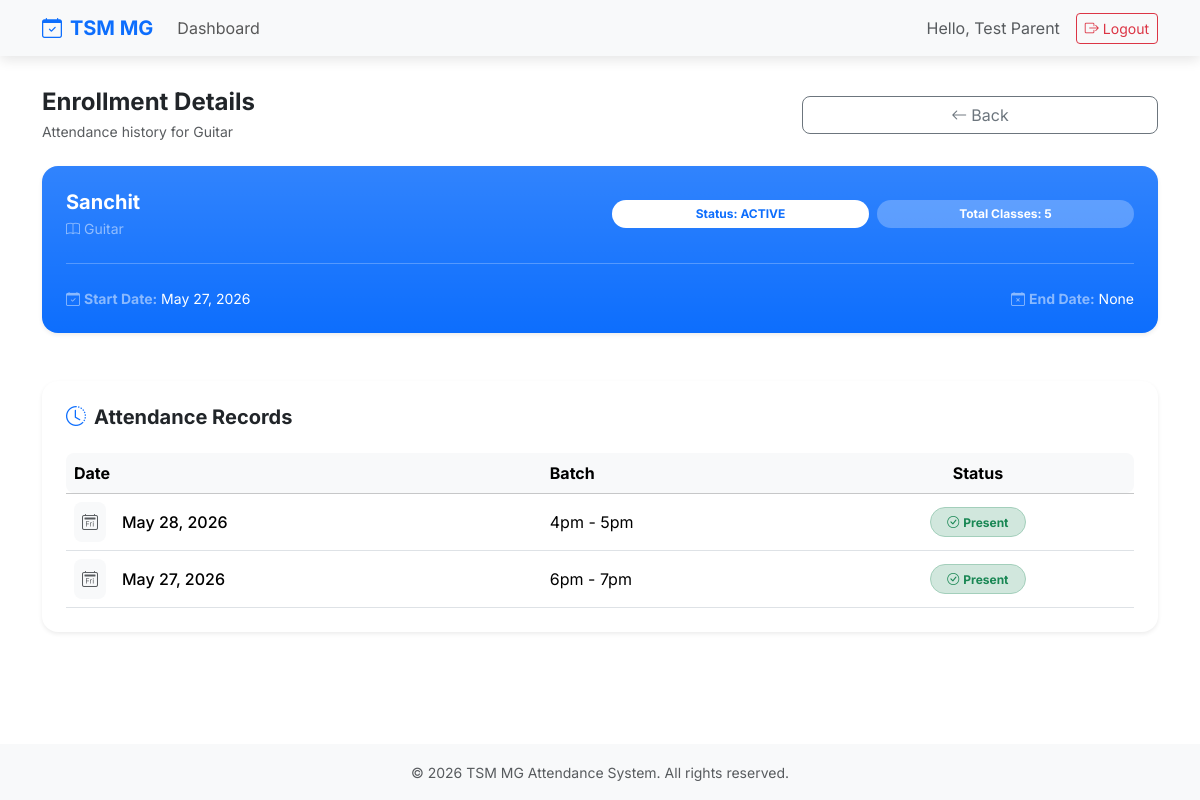
The page /students/5/enrollments/6/ (signed in) on the database its author committed.
### accounts/models.py (models this page shows, shortened)
class User(AbstractBaseUser, PermissionsMixin):
    phone = models.CharField(max_length=20, unique=True)
    name = models.CharField(max_length=100, blank=True)
    role = models.CharField(
        max_length=20, choices=UserRole.choices, default=UserRole.STUDENT
    )
    is_active = models.BooleanField(default=True)
    is_staff = models.BooleanField(default=False)
    objects = UserManager()
    USERNAME_FIELD = "phone"

### enrollments/models.py (models this page shows, shortened)
class Enrollment(models.Model):
    student = models.ForeignKey(
        "students.Student",
        on_delete=models.CASCADE,
        related_name="enrollments",
    )
    subject = models.ForeignKey(
        "classes.Subject",
        on_delete=models.CASCADE,
        related_name="enrollments",
    )
    start_date = models.DateField(
        null=True,
        blank=True,
    )
    end_date = models.DateField(
        null=True,
        blank=True,
    )
    status = models.CharField(
        max_length=20,
        choices=EnrollmentStatus.choices,
        default=EnrollmentStatus.ACTIVE,
    )
    total_classes = models.PositiveIntegerField(
        default=0,
    )
    created_at = models.DateTimeField(
        auto_now_add=True,
    )
    class Meta:
        constraints = [
            models.UniqueConstraint(
                fields=["student", "subject"],
                name="unique_student_subject",
            )
        ]

### classes/models.py (models this page shows)
class Subject(models.Model):
    name = models.CharField(
        max_length=255,
    )
    def __str__(self):
        return self.name

### students/models.py (models this page shows, shortened)
class Student(models.Model):
    name = models.CharField(
        max_length=255,
    )
    date_of_birth = models.DateField()
    user = models.ForeignKey(
        "accounts.User",
        on_delete=models.CASCADE,
        related_name="students",
    )

### attendance/models.py (models this page shows, shortened)
class Attendance(models.Model):
    enrollment = models.ForeignKey(
        "enrollments.Enrollment",
        on_delete=models.CASCADE,
        related_name="attendances",
    )
    attendance_date = models.DateField()
    attendance_batch = models.CharField(
        max_length=20,
        choices=BatchChoices.choices,
        default=BatchChoices.BATCH_5PM_6PM,
    )
    is_present = models.BooleanField(
        default=True,
    )
    created_at = models.DateTimeField(
        auto_now_add=True,
    )
    class Meta:
        constraints = [
            models.UniqueConstraint(
                fields=["enrollment", "attendance_date", "attendance_batch"],
                name="unique_enrollment_date_batch",
            )
        ]
        ordering = ["attendance_date"]

### students/views.py (the view)
@user_passes_test(is_student)
def enrollment_detail(request, student_id, enrollment_id):
    student = get_object_or_404(Student, id=student_id, user=request.user)
    enrollment = get_object_or_404(student.enrollments.all(), id=enrollment_id)
    attendance_records = enrollment.attendances.all().order_by("-attendance_date")
    context = {
        "student": student,
        "enrollment": enrollment,
        "attendance_records": attendance_records,
    }
    return render(request, "students/enrollments_details.html", context)

### students/views.py (called while the page is built)
def is_student(user):
    return user.is_authenticated and user.role == "STUDENT"

### students/templates/students/enrollments_details.html (shortened to what this page needs)
{% extends "base.html" %}
{% block content %}
{% if user.is_authenticated %}
<div class="row mb-3 mb-md-4 align-items-center text-center text-md-start">
  <div class="col-12 col-md-8 mb-3 mb-md-0">
    <h2 class="fw-bold mb-1 fs-4 fs-md-2">Enrollment Details</h2>
    <p class="text-muted mb-0 small small-md-auto">Attendance history for {{ enrollment.subject }}</p>
  </div>
  <div class="col-12 col-md-4 text-center text-md-end">
    <a href="{% url 'student_enrollments' enrollment.student.id %}" class="btn btn-outline-secondary rounded-3 w-100 w-md-auto">
      <i class="bi bi-arrow-left me-1"></i>Back
    </a>
  </div>
</div>
<div class="card border-0 shadow-sm rounded-4 mb-4 mb-md-5 bg-primary bg-gradient text-white">
  <div class="card-body p-3 p-md-4">
    <div class="row align-items-center text-center text-md-start">
      <div class="col-12 col-md-6 mb-3 mb-md-0">
        <h4 class="fw-bold mb-1 fs-5 fs-md-4">{{ enrollment.student.name }}</h4>
        <p class="mb-0 text-white-50 small"><i class="bi bi-book me-1"></i>{{ enrollment.subject }}</p>
      </div>
      <div class="col-12 col-md-6">
        <div class="d-flex flex-column flex-sm-row gap-2 justify-content-center justify-content-md-end">
          <span class="badge bg-white text-primary rounded-pill px-3 py-2 w-100 w-sm-auto">
            Status: {{ enrollment.status }}
          </span>
          <span class="badge bg-white bg-opacity-25 rounded-pill px-3 py-2 w-100 w-sm-auto">
            Total Classes: {{ enrollment.total_classes }}
          </span>
        </div>
      </div>
    </div>
    <hr class="border-white opacity-25 my-4">
    <div class="row text-white-50 small">
      <div class="col-md-6">
        <i class="bi bi-calendar-check me-1"></i><strong>Start Date:</strong> <span class="text-white">{{ enrollment.start_date }}</span>
      </div>
      <div class="col-md-6 text-md-end mt-2 mt-md-0">
        <i class="bi bi-calendar-x me-1"></i><strong>End Date:</strong> <span class="text-white">{{ enrollment.end_date }}</span>
      </div>
    </div>
  </div>
</div>
<div class="card border-0 shadow-sm rounded-4">
  <div class="card-body p-4">
    <h5 class="fw-bold mb-4"><i class="bi bi-clock-history me-2 text-primary"></i>Attendance Records</h5>
    {% if attendance_records %}
    <div class="table-responsive">
      <table class="table table-hover align-middle mb-0">
        <thead class="table-light">
          <tr>
            <th class="rounded-start-3">Date</th>
            <th>Batch</th>
            <th class="rounded-end-3 text-center">Status</th>
          </tr>
        </thead>
        <tbody>
          {% for record in attendance_records %}
          <tr>
            <td>
              <div class="d-flex align-items-center">
                <div class="bg-body-tertiary p-2 rounded-3 me-3 text-muted">
                  <i class="bi bi-calendar2-day"></i>
                </div>
                <span class="fw-medium">{{ record.attendance_date }}</span>
              </div>
            </td>
            <td>{{ record.attendance_batch }}</td>
            <td class="text-center">
              {% if record.is_present %}
              <span class="badge bg-success-subtle text-success border border-success-subtle px-3 py-2 rounded-pill">
                <i class="bi bi-check-circle me-1"></i>Present
              </span>
              {% else %}
              <span class="badge bg-danger-subtle text-danger border border-danger-subtle px-3 py-2 rounded-pill">
                <i class="bi bi-x-circle me-1"></i>Absent
              </span>
              {% endif %}
            </td>
          </tr>
          {% endfor %}
        </tbody>
      </table>
    </div>
    {% else %}
    <div class="text-center py-5 bg-body-tertiary rounded-4">
      <i class="bi bi-calendar-x text-muted fs-1 d-block mb-3"></i>
      <h6 class="text-muted fw-bold mb-0">No attendance records found</h6>
      <p class="text-muted small">There are no records for this enrollment yet.</p>
    </div>
    {% endif %}
  </div>
</div>
{% endif %}
{% endblock %}

### templates/base.html (shortened to what this page needs)
<!DOCTYPE html>
<html lang="en" data-bs-theme="light">
  <head>
    <link
      href="https://cdn.jsdelivr.net/npm/bootstrap@5.3.3/dist/css/bootstrap.min.css"
      rel="stylesheet"
    />
    <link rel="stylesheet" href="https://cdn.jsdelivr.net/npm/bootstrap-icons@1.11.3/font/bootstrap-icons.min.css">
  </head>
  <body>
    <nav class="navbar navbar-expand-lg bg-body-tertiary sticky-top">
      <div class="container">
        <a class="navbar-brand fw-bold text-primary" href="/">
          <i class="bi bi-calendar-check me-2"></i>TSM MG
        </a>
        <div class="collapse navbar-collapse" id="navbarNav">
          <ul class="navbar-nav me-auto">
            {% if user.is_authenticated %}
            <li class="nav-item">
              <a class="nav-link" href="/">Dashboard</a>
            </li>
            {% endif %}
          </ul>
          <div class="d-flex align-items-center">
            {% if user.is_authenticated %}
              <span class="me-3 text-muted">Hello, {{ user.name|default:user.phone }}</span>
              <form action="{% url 'logout' %}" method="post" class="d-inline">
                <button type="submit" class="btn btn-outline-danger btn-sm">
                  <i class="bi bi-box-arrow-right me-1"></i>Logout
                </button>
              </form>
            {% else %}
              <a href="{% url 'login' %}" class="btn btn-primary btn-sm">
                <i class="bi bi-box-arrow-in-right me-1"></i>Login
              </a>
            {% endif %}
          </div>
        </div>
      </div>
    </nav>
    <main class="container">
      {% block content %}
      {% endblock %}
    </main>
    <footer class="bg-body-tertiary py-3 mt-auto">
      <div class="container text-center text-muted">
        <small>&copy; {% now "Y" %} TSM MG Attendance System. All rights reserved.</small>
      </div>
    </footer>
  </body>
</html>

### templates/base.html (style rules this page uses)
body { font-family: 'Inter', sans-serif; background-color: var(--bs-body-bg); display: flex; flex-direction: column; min-height: 100vh; }
.navbar { box-shadow: 0 4px 12px rgba(0,0,0,0.1); }
main { flex: 1; padding-top: 2rem; padding-bottom: 2rem; }
.card { border: none; box-shadow: 0 4px 6px -1px rgba(0, 0, 0, 0.1), 0 2px 4px -1px rgba(0, 0, 0, 0.06); transition: transform 0.2s ease-in-out, box-shadow 0.2s ease-in-out; border-radius: 12px; }

### rows shown on the page
User: name "Test Parent"
Enrollment: subject "Guitar", student.name "Sanchit", status "ACTIVE", total_classes "5", start_date "May 27, 2026", end_date "None"
Attendance: attendance_date "May 28, 2026", attendance_batch "4pm - 5pm", is_present True (drawn)
Attendance: attendance_date "May 27, 2026", attendance_batch "6pm - 7pm", is_present True (drawn)
